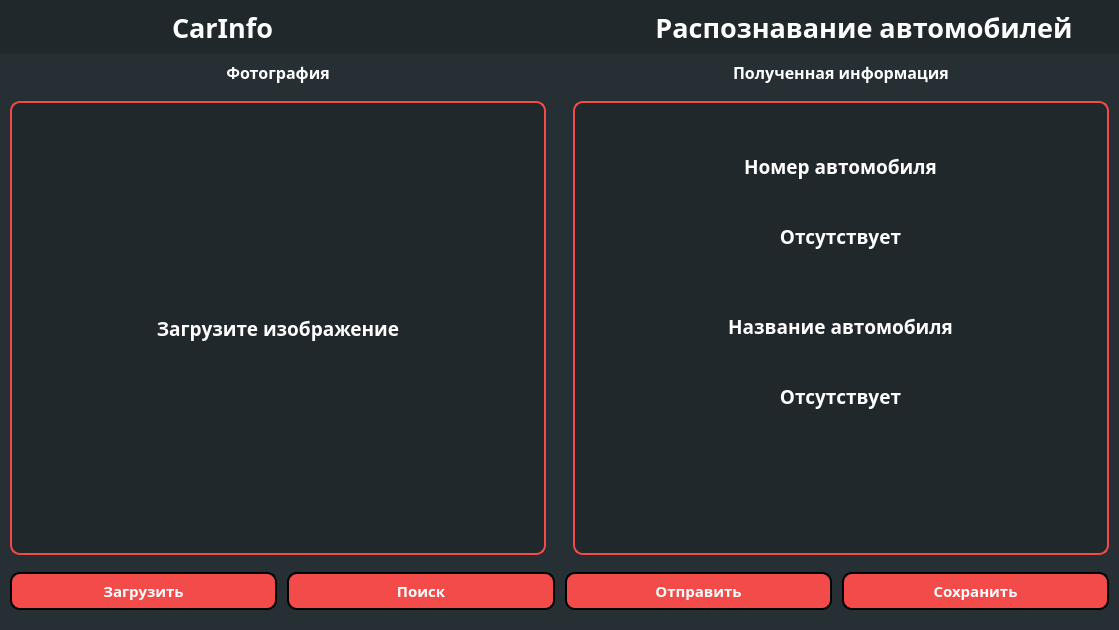
<?xml version="1.0" encoding="UTF-8"?>
<ui version="4.0">
 <class>MainWindow</class>
 <widget class="QMainWindow" name="MainWindow">
  <property name="geometry">
   <rect>
    <x>0</x>
    <y>0</y>
    <width>1119</width>
    <height>630</height>
   </rect>
  </property>
  <property name="sizePolicy">
   <sizepolicy hsizetype="Preferred" vsizetype="Preferred">
    <horstretch>0</horstretch>
    <verstretch>0</verstretch>
   </sizepolicy>
  </property>
  <property name="windowTitle">
   <string>CarInfo | Распознавание автомобилей</string>
  </property>
  <property name="windowIcon">
   <iconset resource="123.qrc">
    <normaloff>:/newPrefix/Без имени-2.png</normaloff>:/newPrefix/Без имени-2.png</iconset>
  </property>
  <property name="windowOpacity">
   <double>1.000000000000000</double>
  </property>
  <property name="styleSheet">
   <string notr="true">background-color: #262f34;</string>
  </property>
  <widget class="QWidget" name="centralwidget">
   <layout class="QVBoxLayout" name="verticalLayout">
    <property name="spacing">
     <number>7</number>
    </property>
    <property name="leftMargin">
     <number>0</number>
    </property>
    <property name="topMargin">
     <number>0</number>
    </property>
    <property name="rightMargin">
     <number>0</number>
    </property>
    <property name="bottomMargin">
     <number>20</number>
    </property>
    <item>
     <layout class="QHBoxLayout" name="horizontalLayout_5">
      <property name="spacing">
       <number>0</number>
      </property>
      <property name="leftMargin">
       <number>0</number>
      </property>
      <property name="topMargin">
       <number>0</number>
      </property>
      <property name="rightMargin">
       <number>0</number>
      </property>
      <item>
       <widget class="QLabel" name="label_11">
        <property name="sizePolicy">
         <sizepolicy hsizetype="Fixed" vsizetype="Preferred">
          <horstretch>0</horstretch>
          <verstretch>0</verstretch>
         </sizepolicy>
        </property>
        <property name="styleSheet">
         <string notr="true">background-color: #20282b;
color:  #20282b;
</string>
        </property>
        <property name="text">
         <string>TextLabel</string>
        </property>
       </widget>
      </item>
      <item>
       <widget class="QLabel" name="label_9">
        <property name="enabled">
         <bool>true</bool>
        </property>
        <property name="maximumSize">
         <size>
          <width>120</width>
          <height>120</height>
         </size>
        </property>
        <property name="styleSheet">
         <string notr="true">background-color: #20282b;
color: white;
padding: 20px;

</string>
        </property>
        <property name="text">
         <string/>
        </property>
        <property name="pixmap">
         <pixmap resource="123.qrc">:/newPrefix/Без имени-1.png</pixmap>
        </property>
        <property name="scaledContents">
         <bool>true</bool>
        </property>
        <property name="alignment">
         <set>Qt::AlignCenter</set>
        </property>
        <property name="margin">
         <number>0</number>
        </property>
       </widget>
      </item>
      <item>
       <widget class="QLabel" name="label">
        <property name="sizePolicy">
         <sizepolicy hsizetype="Minimum" vsizetype="Preferred">
          <horstretch>0</horstretch>
          <verstretch>0</verstretch>
         </sizepolicy>
        </property>
        <property name="baseSize">
         <size>
          <width>0</width>
          <height>0</height>
         </size>
        </property>
        <property name="font">
         <font>
          <family>Nexa Text Demo</family>
          <pointsize>20</pointsize>
          <bold>true</bold>
         </font>
        </property>
        <property name="styleSheet">
         <string notr="true">background-color: #20282b;
color: white;
</string>
        </property>
        <property name="text">
         <string>CarInfo</string>
        </property>
        <property name="alignment">
         <set>Qt::AlignLeading|Qt::AlignLeft|Qt::AlignVCenter</set>
        </property>
        <property name="margin">
         <number>0</number>
        </property>
       </widget>
      </item>
      <item>
       <widget class="QLabel" name="label_10">
        <property name="font">
         <font>
          <family>Nexa Text Demo</family>
          <pointsize>20</pointsize>
          <bold>true</bold>
         </font>
        </property>
        <property name="styleSheet">
         <string notr="true">background-color: #20282b;
color: white;
padding-right: auto;
</string>
        </property>
        <property name="text">
         <string>Распознавание автомобилей</string>
        </property>
        <property name="alignment">
         <set>Qt::AlignCenter</set>
        </property>
       </widget>
      </item>
     </layout>
    </item>
    <item>
     <layout class="QHBoxLayout" name="horizontalLayout">
      <item>
       <widget class="QLabel" name="label_2">
        <property name="sizePolicy">
         <sizepolicy hsizetype="Preferred" vsizetype="Maximum">
          <horstretch>0</horstretch>
          <verstretch>0</verstretch>
         </sizepolicy>
        </property>
        <property name="baseSize">
         <size>
          <width>0</width>
          <height>0</height>
         </size>
        </property>
        <property name="font">
         <font>
          <family>Nexa Text Demo</family>
          <pointsize>12</pointsize>
          <bold>true</bold>
         </font>
        </property>
        <property name="styleSheet">
         <string notr="true">color: white;</string>
        </property>
        <property name="text">
         <string>Фотография</string>
        </property>
        <property name="alignment">
         <set>Qt::AlignCenter</set>
        </property>
        <property name="margin">
         <number>10</number>
        </property>
       </widget>
      </item>
      <item>
       <widget class="QLabel" name="label_4">
        <property name="sizePolicy">
         <sizepolicy hsizetype="Preferred" vsizetype="Maximum">
          <horstretch>0</horstretch>
          <verstretch>0</verstretch>
         </sizepolicy>
        </property>
        <property name="font">
         <font>
          <family>Nexa Text Demo</family>
          <pointsize>12</pointsize>
          <bold>true</bold>
         </font>
        </property>
        <property name="styleSheet">
         <string notr="true">color: white;
</string>
        </property>
        <property name="text">
         <string>Полученная информация</string>
        </property>
        <property name="alignment">
         <set>Qt::AlignCenter</set>
        </property>
        <property name="margin">
         <number>10</number>
        </property>
       </widget>
      </item>
     </layout>
    </item>
    <item>
     <layout class="QHBoxLayout" name="horizontalLayout_2">
      <item>
       <widget class="QLabel" name="label_3">
        <property name="sizePolicy">
         <sizepolicy hsizetype="Preferred" vsizetype="MinimumExpanding">
          <horstretch>0</horstretch>
          <verstretch>0</verstretch>
         </sizepolicy>
        </property>
        <property name="font">
         <font>
          <family>Nexa Text Demo</family>
          <pointsize>14</pointsize>
          <bold>true</bold>
         </font>
        </property>
        <property name="styleSheet">
         <string notr="true">border-style: solid;
border-width: 2px;
border-radius: 10px;
color: white;
border-color: #F34A4A;
background-color: #20282b;
margin: 10px;</string>
        </property>
        <property name="text">
         <string>Загрузите изображение</string>
        </property>
        <property name="alignment">
         <set>Qt::AlignCenter</set>
        </property>
        <property name="margin">
         <number>0</number>
        </property>
       </widget>
      </item>
      <item>
       <layout class="QHBoxLayout" name="horizontalLayout_4">
        <property name="leftMargin">
         <number>10</number>
        </property>
        <property name="topMargin">
         <number>10</number>
        </property>
        <property name="rightMargin">
         <number>10</number>
        </property>
        <property name="bottomMargin">
         <number>10</number>
        </property>
        <item>
         <widget class="QWidget" name="widget" native="true">
          <property name="styleSheet">
           <string notr="true">border-style: solid;
border-width: 2px;
border-radius: 10px;
border-color: #F34A4A;
background-color: #20282b;</string>
          </property>
          <widget class="QLabel" name="label_5">
           <property name="geometry">
            <rect>
             <x>142</x>
             <y>50</y>
             <width>251</width>
             <height>31</height>
            </rect>
           </property>
           <property name="font">
            <font>
             <family>Nexa Text Demo</family>
             <pointsize>14</pointsize>
             <bold>true</bold>
            </font>
           </property>
           <property name="styleSheet">
            <string notr="true">border-style: outset;
border-width: 0px;
color: white;

</string>
           </property>
           <property name="text">
            <string>Номер автомобиля</string>
           </property>
           <property name="alignment">
            <set>Qt::AlignCenter</set>
           </property>
          </widget>
          <widget class="QLabel" name="label_6">
           <property name="geometry">
            <rect>
             <x>87</x>
             <y>120</y>
             <width>361</width>
             <height>31</height>
            </rect>
           </property>
           <property name="font">
            <font>
             <family>Nexa Text Demo</family>
             <pointsize>14</pointsize>
             <bold>true</bold>
            </font>
           </property>
           <property name="styleSheet">
            <string notr="true">border-style: outset;
border-width: 0px;
color: white;
</string>
           </property>
           <property name="text">
            <string>Отсутствует</string>
           </property>
           <property name="alignment">
            <set>Qt::AlignCenter</set>
           </property>
          </widget>
          <widget class="QLabel" name="label_7">
           <property name="geometry">
            <rect>
             <x>142</x>
             <y>210</y>
             <width>251</width>
             <height>31</height>
            </rect>
           </property>
           <property name="font">
            <font>
             <family>Nexa Text Demo</family>
             <pointsize>14</pointsize>
             <bold>true</bold>
            </font>
           </property>
           <property name="styleSheet">
            <string notr="true">border-style: outset;
border-width: 0px;
color: white;
</string>
           </property>
           <property name="text">
            <string>Название автомобиля</string>
           </property>
           <property name="alignment">
            <set>Qt::AlignCenter</set>
           </property>
          </widget>
          <widget class="QLabel" name="label_8">
           <property name="geometry">
            <rect>
             <x>87</x>
             <y>280</y>
             <width>361</width>
             <height>31</height>
            </rect>
           </property>
           <property name="font">
            <font>
             <family>Nexa Text Demo</family>
             <pointsize>14</pointsize>
             <bold>true</bold>
            </font>
           </property>
           <property name="styleSheet">
            <string notr="true">border-style: outset;
border-width: 0px;
color: white;
</string>
           </property>
           <property name="text">
            <string>Отсутствует</string>
           </property>
           <property name="alignment">
            <set>Qt::AlignCenter</set>
           </property>
          </widget>
         </widget>
        </item>
       </layout>
      </item>
     </layout>
    </item>
    <item>
     <layout class="QHBoxLayout" name="horizontalLayout_3">
      <property name="spacing">
       <number>10</number>
      </property>
      <property name="leftMargin">
       <number>10</number>
      </property>
      <property name="topMargin">
       <number>0</number>
      </property>
      <property name="rightMargin">
       <number>10</number>
      </property>
      <item>
       <widget class="QPushButton" name="pushButton">
        <property name="font">
         <font>
          <family>Nexa Text Demo</family>
          <pointsize>11</pointsize>
          <italic>false</italic>
          <bold>true</bold>
         </font>
        </property>
        <property name="styleSheet">
         <string notr="true">QPushButton{
background-color: #F34A4A;
border-style: outset;
border-width: 2px;
border-radius: 10px;
border-color: black;
padding: 6px;
color: white;
}
QPushButton:hover
{
   background-color: #C41E32;
}</string>
        </property>
        <property name="text">
         <string>Загрузить</string>
        </property>
       </widget>
      </item>
      <item>
       <widget class="QPushButton" name="pushButton_2">
        <property name="font">
         <font>
          <family>Nexa Text Demo</family>
          <pointsize>11</pointsize>
          <bold>true</bold>
         </font>
        </property>
        <property name="styleSheet">
         <string notr="true">QPushButton{
background-color: #F34A4A;
border-style: outset;
border-width: 2px;
border-radius: 10px;
border-color: black;
padding: 6px;
color: white;
}
QPushButton:hover
{
   background-color: #C41E32;
}</string>
        </property>
        <property name="text">
         <string>Поиск</string>
        </property>
       </widget>
      </item>
      <item>
       <widget class="QPushButton" name="pushButton_3">
        <property name="font">
         <font>
          <family>Nexa Text Demo</family>
          <pointsize>11</pointsize>
          <bold>true</bold>
         </font>
        </property>
        <property name="styleSheet">
         <string notr="true">QPushButton{
background-color: #F34A4A;
border-style: outset;
border-width: 2px;
border-radius: 10px;
border-color: black;
padding: 6px;
color: white;
}
QPushButton:hover
{
   background-color: #C41E32;
}</string>
        </property>
        <property name="text">
         <string>Отправить</string>
        </property>
       </widget>
      </item>
      <item>
       <widget class="QPushButton" name="pushButton_4">
        <property name="font">
         <font>
          <family>Nexa Text Demo</family>
          <pointsize>11</pointsize>
          <bold>true</bold>
         </font>
        </property>
        <property name="styleSheet">
         <string notr="true">QPushButton{
background-color: #F34A4A;
border-style: outset;
border-width: 2px;
border-radius: 10px;
border-color: black;
padding: 6px;
color: white;
}
QPushButton:hover
{
   background-color: #C41E32;
}</string>
        </property>
        <property name="text">
         <string>Сохранить</string>
        </property>
       </widget>
      </item>
     </layout>
    </item>
   </layout>
  </widget>
 </widget>
 <resources>
  <include location="123.qrc"/>
 </resources>
 <connections/>
</ui>
